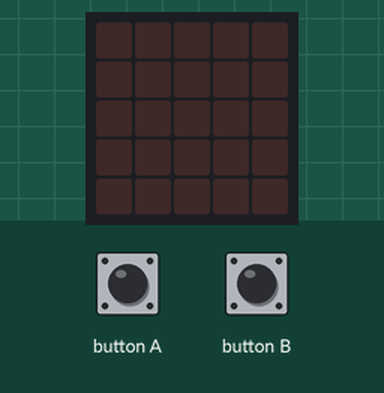
This program was run on a simulated BBC micro:bit (MakeCode). Parts: the board's 5×5 LED display. The test bench sets the inputs (shaded band). Dim RGB values are drawn brighter than linear; random numbers come from a fixed seed.

Above: at 1.2 s.
1.3 s: button A pressed for 0.15 s
At 1.9 s:
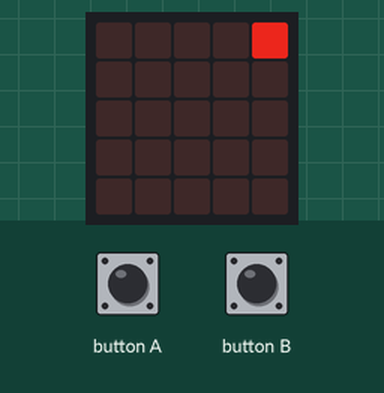
4.4 s: button B pressed for 0.15 s
At 5.4 s:
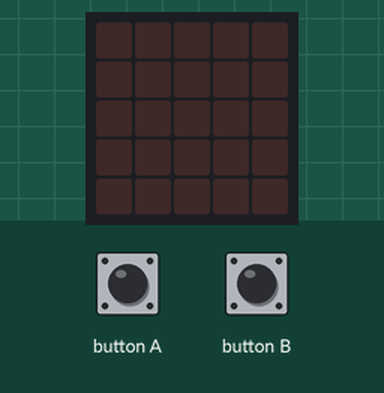
6.1 s: button A pressed for 0.15 s
At 7.1 s:
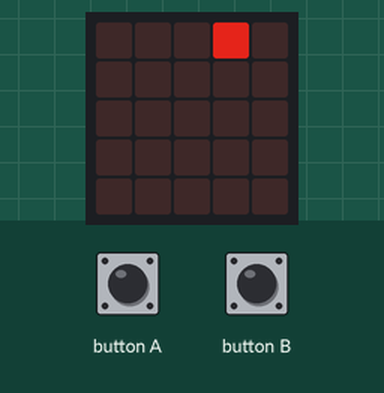
9.2 s: button A pressed for 0.15 s
At 9.7 s:
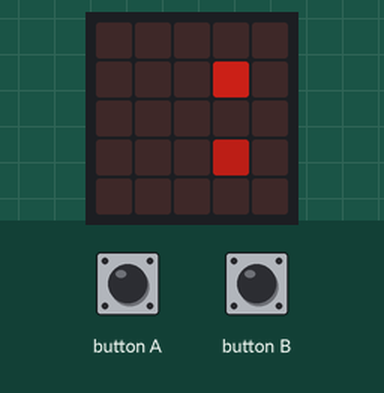
12.3 s: button B pressed for 0.15 s
At 12.9 s:
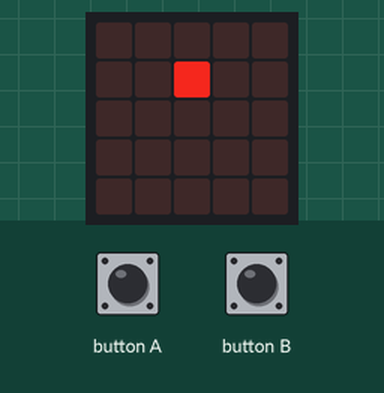
15.4 s: button A pressed for 0.15 s
At 16.0 s:
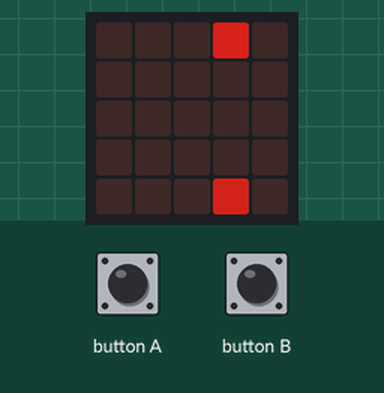
Timing chart, 0 to 18.4 s (numbered marks = the images above; inputs shaded):
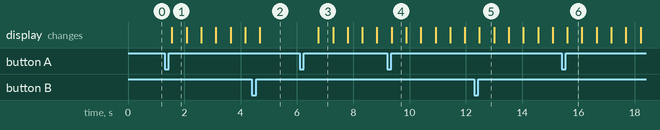

The program:

main.ts
```typescript
let x = 0
let y = 0
let b = 0
let a = 0
let list: number[] = []
let n = 0
function 燈數 (num: number) {
    if (num % 5 == 0) {
        x = 4
        y = Math.floor(num / 5) - 1
    } else {
        x = num % 5 - 1
        y = Math.floor(num / 5)
    }
    led.plotBrightness(x, y, randint(50, 225))
}
input.onButtonPressed(Button.A, function () {
    b += 1
    if (a > 0) {
        a = 25
    }
})
input.onButtonPressed(Button.B, function () {
    b += -1
    if (a < 0) {
        a = 0
    }
})
basic.forever(function () {
    basic.clearScreen()
    list = []
    for (let index = 0; index < 25; index++) {
        list.push(0)
    }
    n = 0
    while (n < b) {
        a = randint(0, 24)
        if (list[a] == 0) {
            list[a] = 1
            n += 1
            燈數(a + 1)
        }
    }
    basic.pause(500)
})
```

test.ts
```typescript
// 在這裡測試；當此封包作為擴充功能時，將不會編譯此內容。
```

Measured:
- after the input at 1.3 s, the display: changes after 0.26 s (image 1)
- after the input at 6.1 s, the display: changes after 0.66 s (image 3)
- what the display in image 1 shows lasts 0.5 s, from 1.6 s to 2.1 s
